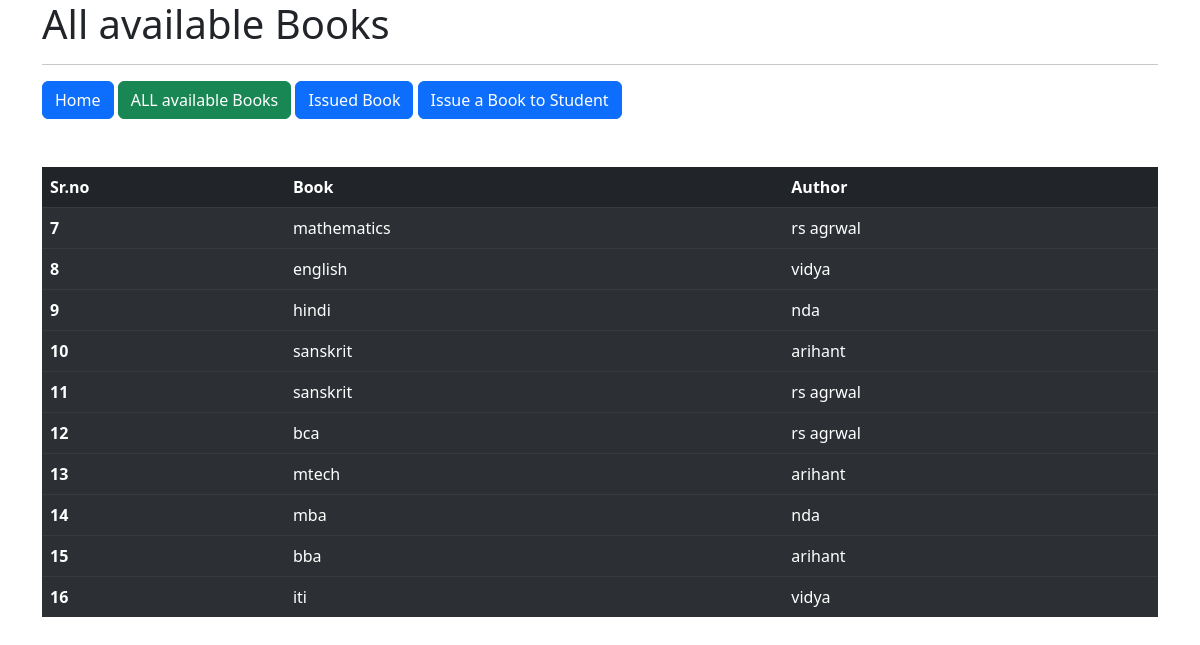
Screenshot of /avl_book/ with the database file from the repository.
### library_app/models.py (models this page shows, shortened)
class Author(models.Model):
    Book=models.ForeignKey(Book,on_delete=models.CASCADE)
    author_name=models.CharField(max_length=150)

class Book(models.Model):
    book_name=models.CharField(max_length=150)

### library_app/views.py (the view)
# urls.py: path('avl_book/',avl_book),
def avl_book(request):
    all_book=Author.objects.all()
    l=Author.objects.all().count()
    print(l)
    d={'all_book':all_book,'l':l}
    return render(request,'avl_book.html',d)

### templates/avl_book.html (shortened to what this page needs)
<!doctype html>
<html lang="en">
  <head>
    <link href="https://cdn.jsdelivr.net/npm/bootstrap@5.3.0-alpha1/dist/css/bootstrap.min.css" rel="stylesheet">
  </head>
  <body>
    <div class="container">
        <h1>All available Books</h1>
        <hr>
        <a class="btn btn-primary" href="/" role="button">Home</a>
        <a class="btn btn-success" href="/avl_book" role="button">ALL available Books</a>
        <a class="btn btn-primary" href="/issue_book" role="button">Issued Book</a>
        <a class="btn btn-primary" href="/issue_book_student" role="button">Issue a Book to Student</a>
    </div>
<div class="container mt-5" style="height: 450px; overflow:scroll">
    <table class="table table-dark table-striped">
        <thead>
          <tr>
            <th scope="col">Sr.no</th>
            <th scope="col">Book</th>
            <th scope="col">Author</th>
          </tr>
        </thead>
        {% for book in all_book %}
        <tbody>
          <tr>
            <th scope="row">{{book.id}}</th>
            <td>{{book.Book.book_name}}</td>
            <td>{{book.author_name}}</td>
          </tr>
        </tbody>
        {%endfor%}
      </table>
    </div>
</body>
</html>

### rows the page displays
Author: id "7", Book.book_name "mathematics", author_name "rs agrwal"
Author: id "8", Book.book_name "english", author_name "vidya"
Author: id "9", Book.book_name "hindi", author_name "nda"
Author: id "10", Book.book_name "sanskrit", author_name "arihant"
Author: id "11", Book.book_name "sanskrit", author_name "rs agrwal"
Author: id "12", Book.book_name "bca", author_name "rs agrwal"
Author: id "13", Book.book_name "mtech", author_name "arihant"
Author: id "14", Book.book_name "mba", author_name "nda"
Author: id "15", Book.book_name "bba", author_name "arihant"
Author: id "16", Book.book_name "iti", author_name "vidya"
